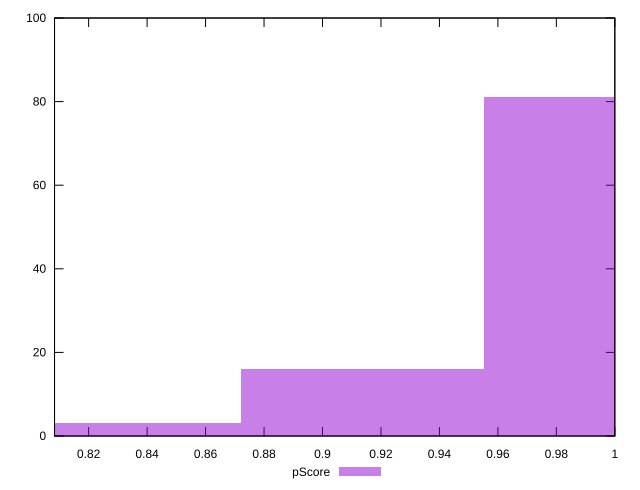

The script that saved this image:
reset

$pScore <<EOF
0.9968685911087976 81
0.9137962085163978 16
0.830723825923998 3
EOF

set key outside below
set boxwidth 0.0830723825923998
set xrange [0.8083333333333333:1]
set yrange [0:100]
set trange [0:100]
set style fill transparent solid 0.5 noborder
set terminal svg size 640, 490 enhanced background rgb 'white'
set output "reprap/unminified-javascript/samples/pages+cached+noexternal+nomedia+nocss+nojs/pScore/histogram.svg"

plot $pScore title "pScore" with boxes

reset
